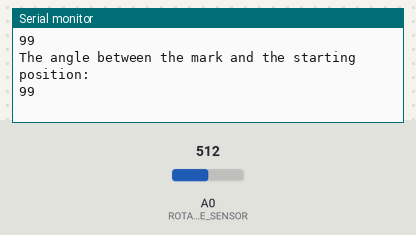
A sketch run on a simulated Arduino Uno, built with avr-gcc and run on an emulated ATmega328P. On the bench: the last lines printed to the serial monitor. The test bench sets the inputs (shaded band); at power-on: A0 (ROTARY_ANGLE_SENSOR) = 512.

Above: at 1.3 s.
1.4 s: A0 (ROTARY_ANGLE_SENSOR) set to 716
At 1.84 s:
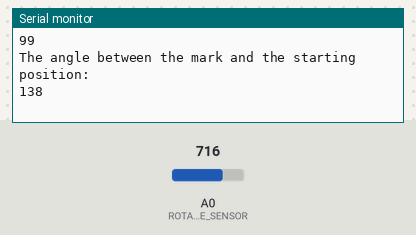
2.9 s: A0 (ROTARY_ANGLE_SENSOR) set to 900
At 3.34 s:
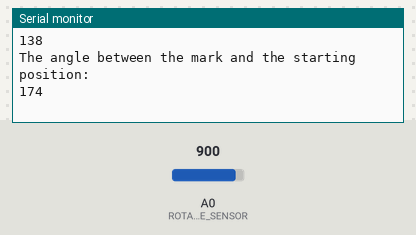
Timing chart, 0 to 5.9 s (numbered marks = the images above; inputs shaded):
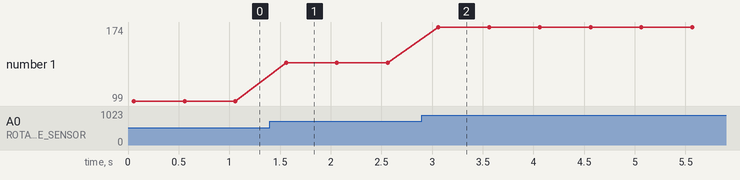

Measured:
- after the input at 1.4 s, the serial monitor: prints a new line after 0.16 s (image 1)
- after the input at 2.9 s, the serial monitor: prints a new line after 0.16 s (image 2)
- plotted number 1: 99 → 138 after the input at 1.4 s, 138 → 174 after the input at 2.9 s

The sketch:

RotaryAngle_SerialMonitor.ino
```cpp
#define ROTARY_ANGLE_SENSOR A0
#define ADC_REF 3.3 //reference voltage of ADC is 3v3
#define GROVE_VCC 5 //VCC of the grove interface is normally 5v
#define FULL_ANGLE 300 //full value of the rotary angle is 300 degrees

void setup()
{
  Serial.begin(9600);
  pinsInit();
}

void loop()
{
  int degrees; degrees = getDegree();
  Serial.println("The angle between the mark and the starting position:");
  Serial.println(degrees); delay(500);
}

void pinsInit()
{
  pinMode(ROTARY_ANGLE_SENSOR, INPUT);
}

int getDegree()
{
  int sensor_value = analogRead(ROTARY_ANGLE_SENSOR);
  float voltage;
  voltage = (float)sensor_value*ADC_REF/1023;
  float degrees = (voltage*FULL_ANGLE)/GROVE_VCC;

  return degrees;
}
```
